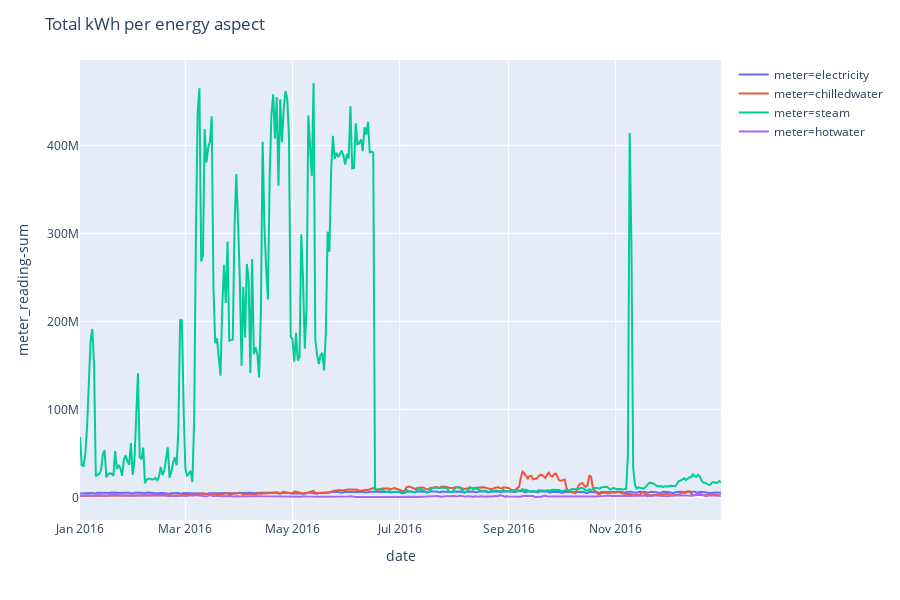

The code cell stored with this chart in its notebook:
### Code cell
fig_total = px.line(daily_train_agg, x='date', y='meter_reading-sum', color='meter', render_mode='svg')
fig_total.update_layout(title='Total kWh per energy aspect')
fig_total.show()

### Figure 1 — Plotly figure (JSON) as saved in the notebook; plotly's stock layout.template omitted (floating-point values rounded to 4 significant figures; data arrays with more than 128 entries replaced by an {"elided": "..."} marker saying what was removed)
{"data": [{"hoverlabel": {"namelength": 0}, "hovertemplate": "meter=electricity<br>date=%{x}<br>meter_reading-sum=%{y}", "legendgroup": "meter=electricity", "line": {"color": "#636efa", "dash": "solid"}, "mode": "lines", "name": "meter=electricity", "showlegend": true, "type": "scatter", "x": {"elided": "366 str values"}, "xaxis": "x", "y": {"elided": "366 float values"}, "yaxis": "y"}, {"hoverlabel": {"namelength": 0}, "hovertemplate": "meter=chilledwater<br>date=%{x}<br>meter_reading-sum=%{y}", "legendgroup": "meter=chilledwater", "line": {"color": "#EF553B", "dash": "solid"}, "mode": "lines", "name": "meter=chilledwater", "showlegend": true, "type": "scatter", "x": {"elided": "366 str values"}, "xaxis": "x", "y": {"elided": "366 float values"}, "yaxis": "y"}, {"hoverlabel": {"namelength": 0}, "hovertemplate": "meter=steam<br>date=%{x}<br>meter_reading-sum=%{y}", "legendgroup": "meter=steam", "line": {"color": "#00cc96", "dash": "solid"}, "mode": "lines", "name": "meter=steam", "showlegend": true, "type": "scatter", "x": {"elided": "366 str values"}, "xaxis": "x", "y": {"elided": "366 float values"}, "yaxis": "y"}, {"hoverlabel": {"namelength": 0}, "hovertemplate": "meter=hotwater<br>date=%{x}<br>meter_reading-sum=%{y}", "legendgroup": "meter=hotwater", "line": {"color": "#ab63fa", "dash": "solid"}, "mode": "lines", "name": "meter=hotwater", "showlegend": true, "type": "scatter", "x": {"elided": "366 str values"}, "xaxis": "x", "y": {"elided": "366 float values"}, "yaxis": "y"}], "layout": {"height": 600, "legend": {"tracegroupgap": 0}, "margin": {"t": 60}, "title": {"text": "Total kWh per energy aspect"}, "xaxis": {"anchor": "y", "domain": [0, 1], "title": {"text": "date"}}, "yaxis": {"anchor": "x", "domain": [0, 1], "title": {"text": "meter_reading-sum"}}}}
